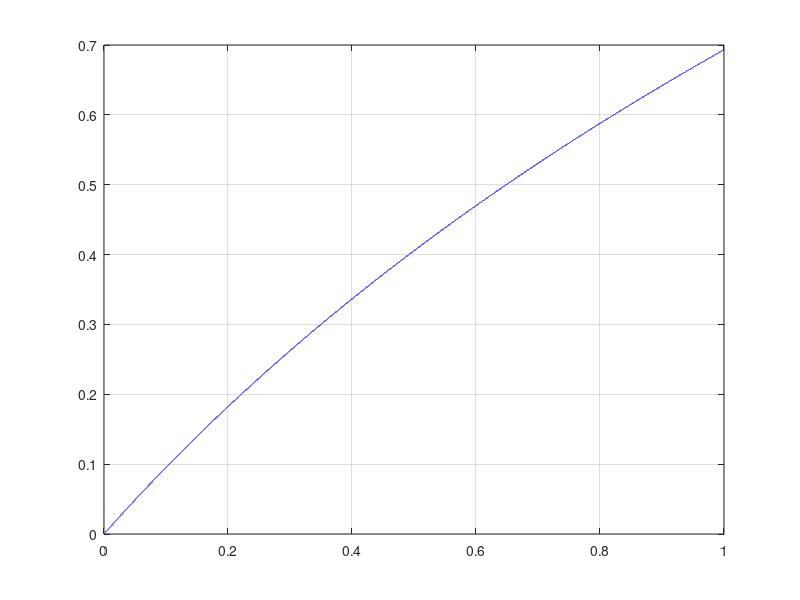

Recreate this plot in MATLAB. (Note: this script raises an error after producing the figure.)
function task1
    x = 0 : 0.00001 : 1;
    y = log(1 + x);
    size = length(x);
    
    p = plot(x, y, 'b');
    grid on;
    hold on;
    
    k = (y(1) - y(size)) / (x(1) - x(size));
    b = y(1) - k * x(1);
    
    %x0 = 1 / k - 1; % from derivative of log(1 + x)
    x0 = derivative(x, y, k);
    d = log(1 + x0) - (k * x0 + b);
    
    plot([x(1) x(size)], [y(1) y(size)], 'k--');
    plot([x(1) x(size)], [(y(1) + d) (y(size) + d)], 'k--');
    
    p2 = plot([x(1) x(size)], [(y(1) + d / 2) (y(size) + d / 2)], 'c');
    
    [x_a, y_a] = alternance(x, y, y(1) + d / 2 + (y(size) - y(1)) * (x - x(1)) / (x(size) - x(1)));
    p3 = plot(x_a, y_a, 'y*');
    
    legend([p p2 p3], 'f(x) = ln(1 + x)', 'P_{1}(x)', 'Alternance points', 'Location', 'northwest');
